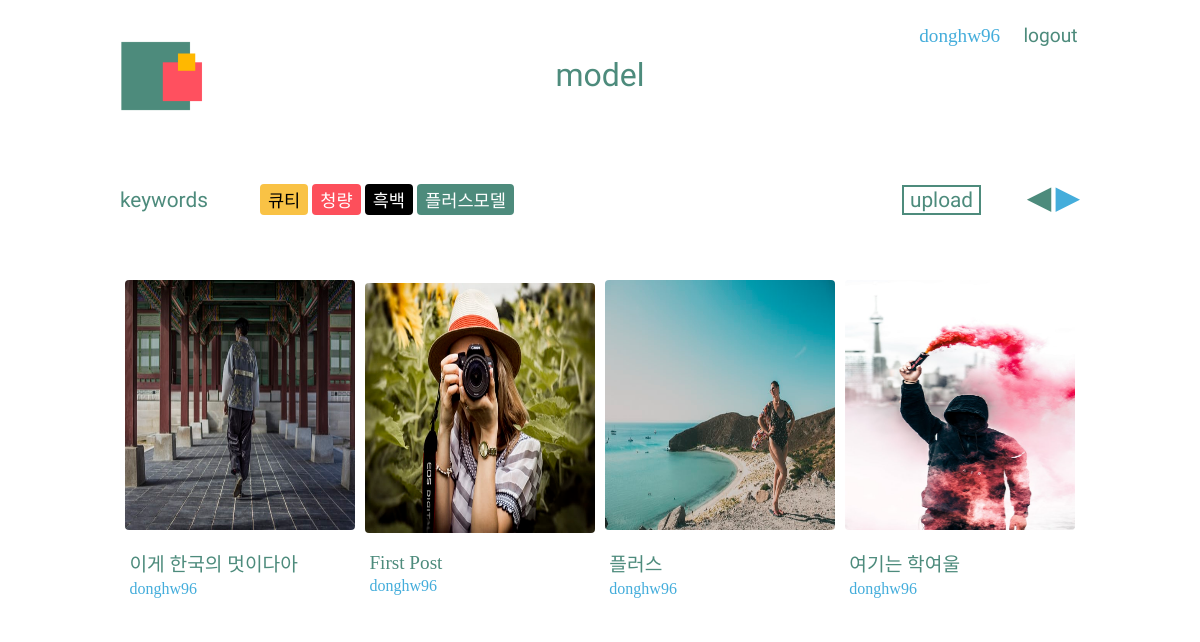
Screenshot of /posts/model/ (signed in) with the database file from the repository.
### user/models.py (models this page shows, shortened)
class User(AbstractBaseUser, PermissionsMixin):
    email = models.EmailField(verbose_name=_('email address'), unique=True, blank=False)
    name = models.CharField('이름', max_length=30, blank=True)
    username = models.CharField('아이디', max_length=30, unique=True, blank=True)
    is_staff = models.BooleanField('스태프 권한', default=False)
    is_active = models.BooleanField('사용중', default=True)
    date_joined = models.DateTimeField('가입일', default=timezone.now)
    ROLE_MODEL = '모델'
    ROLE_PHOTOGRAPHER = '사진작가'
    ROLE_PEOPLE = '일반인'
    CHOICES_PHOTOGRAPHER = (
        (ROLE_MODEL, '모델'),
        (ROLE_PHOTOGRAPHER, '사진작가'),
        (ROLE_PEOPLE, '일반인'),
    )
    role = models.CharField(max_length=4, choices=CHOICES_PHOTOGRAPHER, null=True)
    GENDER_MALE = '남성'
    GENDER_FEMALE = '여성'
    CHOICES_GENDER = (
        (GENDER_MALE, '남성'),
        (GENDER_FEMALE, '여성'),
    )
    gender = models.CharField(max_length=2, choices=CHOICES_GENDER, null=True)
    objects = UserManager()
    USERNAME_FIELD = 'email'  # email을 사용자의 식별자로 설정, user 모델에서 필드의 이름을 설명하는 문자열이다. 유니크 식별자로 사용됨.
    REQUIRED_FIELDS = ['username']  # 필수입력값(createsuperuser 커맨드로 유저를 생성할 때 나타날 필드 이름 목록
    class Meta:
        db_table = 'auth_user'
        verbose_name = _('user')
        verbose_name_plural = _('users')
        swappable = 'AUTH_USER_MODEL'

### posts/models.py (models this page shows, shortened)
class Models(models.Model):
    title = models.CharField(max_length=20)
    text = models.TextField(default='', null=True, blank=True)
    image1 = models.ImageField(upload_to = 'images/')
    image2 = models.ImageField(upload_to = 'images/', default='', null=True, blank=True)
    image3 = models.ImageField(upload_to = 'images/', default='', null=True, blank=True)
    image4 = models.ImageField(upload_to = 'images/', default='', null=True, blank=True)
    image5 = models.ImageField(upload_to = 'images/', default='', null=True, blank=True)
    thumbnail = ImageSpecField(source='image1', processors=[ResizeToFill(120,80)], format='JPEG')
    CATEGORY_CHOICES = (
        ('큐티', '큐티'),
        ('청량', '청량'),
        ('흑백사진', '흑백사진'),
        ('플러스모델', '플러스모델'),
    )
    category = models.CharField(max_length=5, choices=CATEGORY_CHOICES, null=True)

### posts/views.py (the view)
# urls.py: path('model/', views.ModelsPageView.as_view(), name='model'),
class ModelsPageView(ListView):
    model = Models
    template_name = 'model/model.html'
    paginate_by = 4
    queryset = Models.objects.all()
    def get_queryset(self, *args, **kwargs):
        if self.kwargs:
            return Models.objects.filter(category=self.kwargs['category']).order_by('-id')
        else:
            query = Models.objects.all().order_by('-id')
            return query

### posts/templates/model/model.html
{% extends 'model/model_base.html' %}
{% block content %}
    <div class="b">
        <div class="array">
            {% for post in object_list %}
                <div class="card">
                       <div class="box-1">
                           <a href="{% url 'model_detail' post.id %}">
                               <img src="{{ post.image1.url }}" width="200" height="250" alt = "{{ post.title }}">
                           </a>
                       </div>
                        <div class="box-2">
                            <p class="c">{{ post.title }}</p>
                            <p class="d">{{ user.username }}</p>
                        </div>
                </div>
            {% endfor %}
        </div>
    </div>
{% endblock content %}

### posts/templates/model/model_base.html
<head>
    {% load  staticfiles %}
    <link rel="stylesheet" href="{% static 'css/model_photo.css' %}">
</head>
<body>
    <a href="../../../user/templates/user/home.html">
        <img class="logo" src="{% static 'image/logo.png' %}" alt="logo">
    </a>
    <div class="title">
        <p>model</p>
    </div>
    <div class="category">
        {% if user.is_authenticated %}
            <a id="user_name" href="{% url 'profile' user.pk %}">{{ user.username }}</a>
            <a href="{% url 'logout' %}">logout</a>
        {% else %}
            <a href="{% url 'login' %}">login</a>
            <a href="{% url 'signup' %}">registration</a>
        {% endif %}
    </div>
    <div class="a">
        <div class="keywords">
            <div class="inline">
                <a class="keywords_title" href="">keywords</a>
            </div>
            <div class="inline">
                <a href="{% url 'filter_cute' %}"><button class="cute">큐티</button></a>
                <a href="{% url 'filter_cool' %}"><button class="cool">청량</button></a>
                <a href="{% url 'filter_bnw' %}"><button class="mono">흑백</button></a>
                <a href="{% url 'filter_plus' %}"><button class="plus">플러스모델</button></a>
            </div>
            <div class="inline">
                <a href="{% url 'model_post' %}"><button class="upload_post">upload</button></a>
            </div>
        </div>
    </div>
    <div class="paginator">
        {% if is_paginated %}
            {% if page_obj.has_previous %}
                <a href="?page={{ page_obj.previous_page_number }}">◀</a>
            {% else %}
            <span>◀</span>
            {% endif %}
            {% if page_obj.has_next %}
                <a href="?page={{ page_obj.next_page_number }}">▶</a>
            {% else %}
                <span>▶</span>
            {% endif %}
        {% endif %}
    </div>
    {% block content %}
    {% endblock %}
</body>

### posts/static/css/model_photo.css (style rules this page uses)
body { margin: 0; padding: 0; overflow-x: hidden; }
.logo { position: absolute; top: 5%; left: 10%; width: 7%; }
.title { position: absolute; display: inline; top: 7%; left: 0; width: 100%; height: 1%; }
.title > p { position: relative; text-align: center; font-family: 'Lacquer', sans-serif; color: rgb(77,139,124); font-size: 2em; margin-top: 0; padding-top: 0; }
.category { z-index: 2; top: 3%; left: 75%; position: absolute; display: inline; }
.category > a { font-family: 'Lacquer', sans-serif; color: rgb(77,139,124); font-size: 1.2em; text-decoration: none; margin-left: 1em; }
#user_name { font-family: 'Alfa Slab One', cursive; color: rgb(68,173,219); }
.a { width: 100%; height: 10%; position: absolute; top: 20%; display: flex; }
.keywords { margin: 2% 0 0 0 ; padding: 0; position: relative; left: 10%; width: 80%; display: inline; }
.inline { display: inline; margin-right: 5%; }
.keywords_title { font-family: 'Lacquer', sans-serif; color: rgb(77,139,124); font-size: 1.3em; text-decoration: none; }
.cute { color: black; font-size: 1.1em; background-color: rgb(249,194,69); border: rgb(249,194,69) 2px solid; border-radius: 4px; }
.cool { color: white; font-size: 1.1em; background-color: rgb(253,79,91); border: rgb(253,79,91) 2px solid; border-radius: 4px; }
.mono { color: white; font-size: 1.1em; background-color: black; border: black 2px solid; border-radius: 4px; }
.plus { color: white; font-size: 1.1em; background-color: rgb(77,139,124); border: rgb(77,139,124) 2px solid; border-radius: 4px; }
.upload_post { border: rgb(77,139,124) 2px solid; font-family: 'Lacquer', sans-serif; color: rgb(77,139,124); font-size: 1.3em; background-color: white; margin-left: 35%; }
.paginator { position: absolute; top: 22.3%; right: 10%; }
.paginator > a { color: rgb(68,173,219); font-size: 2em; text-decoration: none; }
.paginator > span { color: rgb(77,139,124); font-size: 2em; }
.b { position: absolute; width: 100%; top:35%; }
.array { display: flex; flex-direction: row; width: 80%; margin-left: 10%; }
.card { margin: auto; display: block; width: 24%; height: 82%; }
.array > .card { background-color: white; border-radius: 4px; }
.box-1 > a > img { position: relative; width:100%; padding: 0; border-radius: 4px; }
.box-2 { position: relative; background-color: white; width:96%; height: 20%; margin: 0 2%; padding: 0; }
.c { font-size: 1.2em; color: rgb(77,139,124); margin-bottom: 0; }
.d { font-size: 1em; font-family: 'Alfa Slab One', cursive; color: rgb(68,173,219); margin-top: 0.2em; }

### rows the page displays
Models: image1 (picture), title "이게 한국의 멋이다아"
Models: image1 (picture), title "First Post"
Models: image1 (picture), title "플러스"
Models: image1 (picture), title "여기는 학여울"

### other values shown
{{ user.username }} "donghw96"
